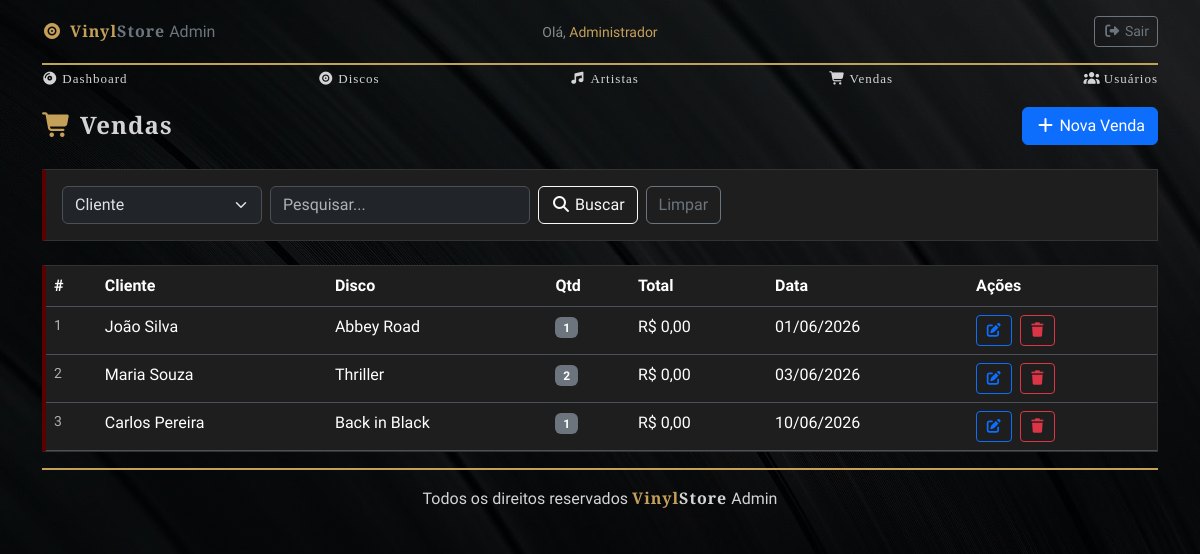
The page /venda/VendaList.php (signed in) on the database its author committed.
### tables this page shows
CREATE TABLE IF NOT EXISTS `vendas` (
  `id` int NOT NULL AUTO_INCREMENT,
  `cliente_nome` varchar(100) NOT NULL,
  `disco_titulo` varchar(150) NOT NULL,
  `quantidade` int NOT NULL,
  `preco_unitario` decimal(10,2) DEFAULT 0.00,
  `valor_total` decimal(10,2) DEFAULT 0.00,
  `data_venda` date NOT NULL,
  PRIMARY KEY (`id`)
);

### database/db.class.php (called while the page is built, shortened)
<?php
class db
{
    private $host = 'localhost';
    private $user = 'root';
    private $password = '';
    private $port = '3306';
    private $dbname = 'db_pweb1_discos';
    private $table_name;
    private $conn;
    public function __construct($table_name)
    {
        $this->table_name = $table_name;
        $this->conn = $this->connect();
    }
    private function connect()
    {
        try {
            $pdo = new PDO(
                "mysql:host=$this->host;dbname=$this->dbname;port=$this->port;charset=utf8",
                $this->user,
                $this->password
            );
            $pdo->setAttribute(PDO::ATTR_ERRMODE, PDO::ERRMODE_EXCEPTION);
            return $pdo;
        } catch (PDOException $e) {
            die('Erro na conexão: ' . $e->getMessage());
        }
    }
    public function all()
    {
        $sql = "SELECT * FROM $this->table_name";
        $st = $this->conn->prepare($sql);
        $st->execute();
        return $st->fetchAll(PDO::FETCH_OBJ);
    }
}

### venda/VendaList.php (the view, shortened to what this page needs)
<?php
include '../header.php';
include_once '../database/db.class.php';
$db = new db('vendas');
$vendas = $db->all();
?>
<div class="d-flex justify-content-between align-items-center mb-4">
    <h4 class="fw-bold mb-0"><i class="fa-solid fa-cart-shopping me-2" style="color:#c5a059"></i>Vendas</h4>
    <a href="VendaForm.php" class="btn btn-primary">
        <i class="fa-solid fa-plus me-1"></i>Nova Venda
    </a>
</div>
<form method="POST" class="glass-effect p-3 mb-4 d-flex gap-2 flex-wrap">
    <select name="tipo" class="form-select" style="max-width:200px;">
        <option value="cliente_nome">Cliente</option>
    </select>
    <input type="text" name="valor" class="form-control" style="max-width:260px;"
           placeholder="Pesquisar..."
           value="<?= $_POST['valor'] ?? '' ?>">
    <button type="submit" name="buscar" class="btn btn-outline-light">
        <i class="fa-solid fa-magnifying-glass me-1"></i>Buscar
    </button>
    <a href="VendaList.php" class="btn btn-outline-secondary">Limpar</a>
</form>
<div class="glass-effect p-0 overflow-hidden">
    <table class="table table-hover mb-0">
        <thead>
            <tr>
                <th>#</th>
                <th>Cliente</th>
                <th>Disco</th>
                <th>Qtd</th>
                <th>Total</th>
                <th>Data</th>
                <th>Ações</th>
            </tr>
        </thead>
        <tbody>
            <?php if (empty($vendas)): ?>
                <tr><td colspan="6" class="text-center text-muted py-4">Nenhuma venda encontrada.</td></tr>
            <?php else: ?>
                <?php foreach ($vendas as $venda): ?>
                <tr>
                    <td class="text-muted small"><?= $venda->id ?></td>
                    <td><?= $venda->cliente_nome ?></td>
                    <td><?= $venda->disco_titulo ?></td>
                    <td><span class="badge bg-secondary"><?= $venda->quantidade ?></span></td>
                    <td>R$ <?= number_format($venda->valor_total, 2, ',', '.') ?></td>
                    <td><?= date('d/m/Y', strtotime($venda->data_venda)) ?></td>
                    <td>
                        <a href="VendaForm.php?id=<?= $venda->id ?>" class="btn btn-sm btn-outline-primary me-1">
                            <i class="fa-solid fa-pen-to-square"></i>
                        </a>
                        <a href="?delete=<?= $venda->id ?>"
                           class="btn btn-sm btn-outline-danger"
                           onclick="return confirm('Deseja excluir esta venda?')">
                            <i class="fa-solid fa-trash"></i>
                        </a>
                    </td>
                </tr>
                <?php endforeach; ?>
            <?php endif; ?>
        </tbody>
    </table>
</div>
<?php include '../footer.php'; ?>

### header.php (style rules this page uses)
:root { --gothic-red: #5a0000; --gothic-gold: #c5a059; --dark-bg: #121212; --card-bg: #1e1e1e; }
body { background-color: var(--dark-bg); background-image: linear-gradient(rgba(0,0,0,0.7), rgba(0,0,0,0.7)), url('/pweb_1_av02/site/admin/background_vinyl.webp'); background-size: cover; background-position: center; background-attachment: fixed; color: #d4d4d4; font-family: 'Special Elite', cursive; }
h1, h2, h3, h4, h5, strong { font-family: 'Cinzel', serif; letter-spacing: 1px; }
.glass-effect { background-color: var(--card-bg); border: 1px solid #333; border-left: 4px solid var(--gothic-red); padding: 20px; margin-top: 20px; transition: 0.4s; }
.table { --bs-table-bg: transparent; }

### rows shown on the page
vendas: id "1", cliente_nome "João Silva", disco_titulo "Abbey Road", quantidade "1", valor_total "0,00", data_venda "01/06/2026"
vendas: id "2", cliente_nome "Maria Souza", disco_titulo "Thriller", quantidade "2", valor_total "0,00", data_venda "03/06/2026"
vendas: id "3", cliente_nome "Carlos Pereira", disco_titulo "Back in Black", quantidade "1", valor_total "0,00", data_venda "10/06/2026"

### other values the page prints
$_SESSION['usuario_nome'] "Administrador"
